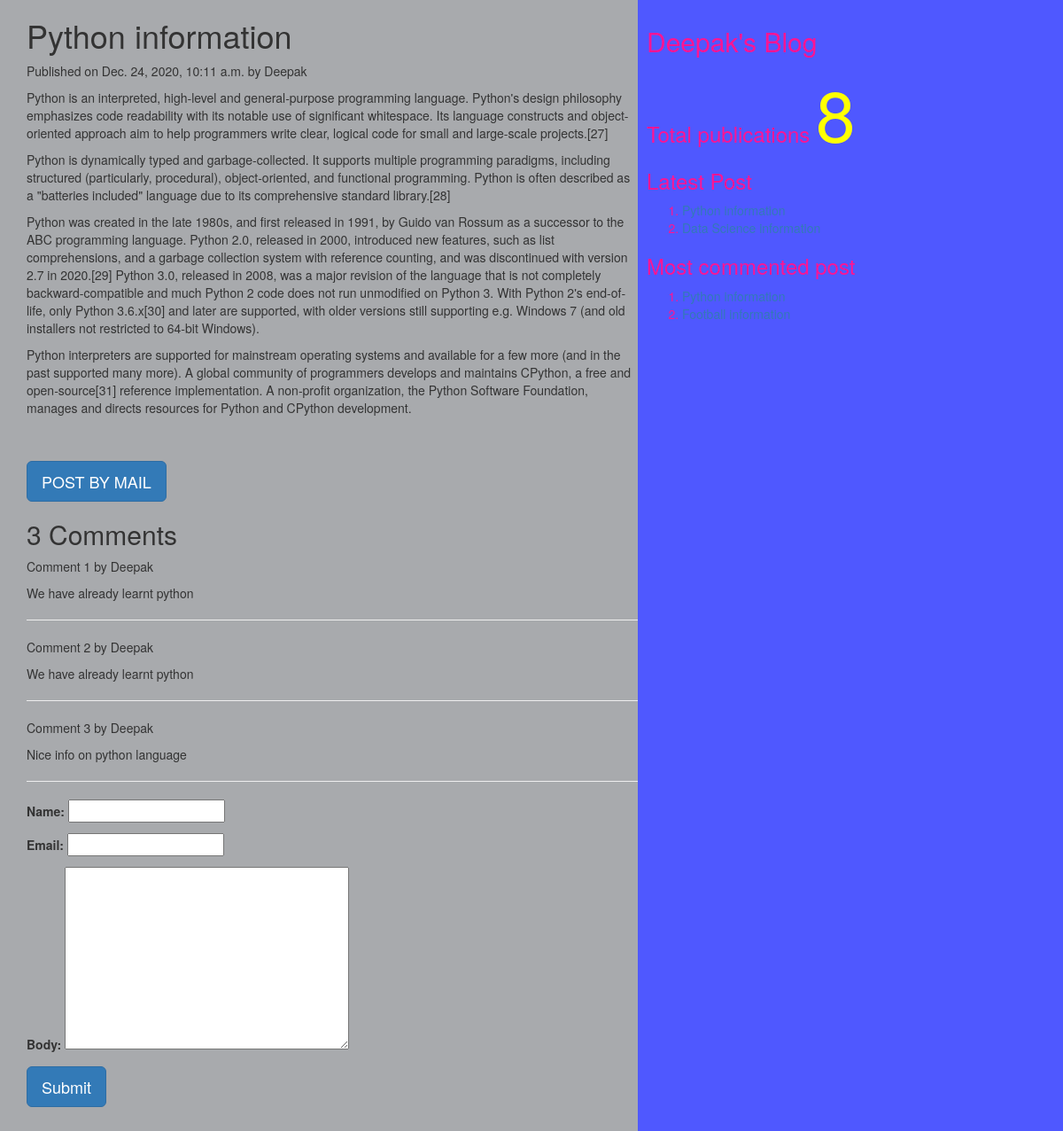
/2020/12/24/python-information/, run on the app's committed database.
### myApp/models.py (models this page shows, shortened)
class Post(models.Model):
          tags = TaggableManager()
          STATUS_CHOICES=(('draft','Draft'),('published','Published'))
          title=models.CharField(max_length=256)
          slug=models.SlugField(max_length=264,unique_for_date='publish')
          author=models.ForeignKey(User,related_name='blog_posts',on_delete= models.CASCADE)
          body=models.TextField()
          publish=models.DateTimeField(default=timezone.now)
          created=models.DateTimeField(auto_now_add=True)
          updated=models.DateTimeField(auto_now=True)
          status= models.CharField(max_length=10,choices=STATUS_CHOICES,default='draft')
          objects=CustomManager()
          class Meta:
                ordering=('-publish',)
          def get_absolute_url(self):
                return reverse('post_detail',args=[self.publish.year,self.publish.strftime('%m'),self.publish.strftime('%d'),self.slug])

class Comment(models.Model):
    post=models.ForeignKey(Post,related_name="comments",on_delete=models.CASCADE)
    email=models.EmailField()
    name = models.CharField(max_length=50)
    body=models.TextField()
    created=models.DateTimeField(auto_now_add=True)
    updated=models.DateTimeField(auto_now=True)
    active=models.BooleanField(default=True)
    class Meta:
        ordering=('created',)

### myApp/views.py (the view, shortened to what this page needs)
# urls.py: url(r'(?P<year>\d{4})/(?P<month>\d{2})/(?P<day>\d{2})/(?P<post>[-\w]+)/$',views.post_detail_view,name='post_detail'),
def post_detail_view(request,year,month,day,post):
    post=get_object_or_404(Post,slug=post,publish__year=year,publish__month=month,publish__day=day)
    comments=post.comments.filter(active=True)
    csubmit=False
    form=CommentForm()
    d={'post':post,'form':form,'csubmit':csubmit,'comments':comments}
    return render(request,'myApp/post_detail.html',d)

### myApp/forms.py
class CommentForm(forms.ModelForm):
    class Meta:
        model=Comment
        fields=('name','email','body')

### myApp/models.py (called while the page is built)
    def get_queryset(self):
        return super().get_queryset().filter(status='published')

### myApp/templatetags/mytags.py (called while the page is built)
@register.simple_tag
def total_posts():
    return Post.objects.count()

@register.inclusion_tag('myApp/latest_post.html')
def show_latest_posts(count=3):
    latest_posts = Post.objects.order_by('-publish')[:count]
    return {'latest_posts':latest_posts}

@register.simple_tag
def get_most_commented_posts(count=2):
    return Post.objects.annotate(total_comments=Count('comments')).order_by('-total_comments')[:count]

### templates/myApp/post_detail.html (shortened to what this page needs)
<html>
    {%extends 'myApp/parent.html'%}
        {%block content_block%}
        <h1>{{post.title}}</h1>
        <p>Published on {{post.publish}} by {{post.author|title}}</p>
        {{post.body|linebreaks}} <br><br>
        <a href="/{{post.id}}/share" class="btn btn-lg btn-primary">POST BY MAIL</a>
        {%with comments.count as comments_count%}
        <h2>{{comments_count}} Comment{{comments_count|pluralize}}</h2>
        {%endwith%}
        {%if comments%}
         {%for c in comments%}
         <p>Comment {{forloop.counter}} by {{c.name}}</p>
        <div>{{c.body|linebreaks}}</div>
        <hr>
        {%endfor%}
        {%else%}
         <p style="color:blue;font-size:30px;font-style:bold;border-bottom:1px red solid;">There are no comments</p>
        {%endif%}
         {%if csubmit%}
         <h2>Thank you..Your comment has been added successfully!!</h2>
         {%else%}
         <form  method="post">
           {{form.as_p}}
           <input type="submit" class='btn btn-lg btn-primary' value="Submit">
         </form>
         {%endif%}
        {%endblock%}

### templates/myApp/parent.html (shortened to what this page needs)
<html>
{%load mytags%}
    <head>
        <link rel="stylesheet" href="https://maxcdn.bootstrapcdn.com/bootstrap/3.3.7/css/bootstrap.min.css">
    </head>
    <body>
        <div class="content" style="width:60%;float:left;background-color:#a8aaad;height:300%;padding:0 0 0 30px">
              {%block content_block%}
              {%endblock%}
        </div>
        <div class="sidebar" style="width:40%;float:right;background-color:#4f58ff;color: deeppink;height:300%;padding:10px;">
            <h2>Deepak's Blog</h2>
            <h3>Total publications
              <span style="color:yellow;font-size:80px">
              {%total_posts%}</span>
              <h3>Latest Post</h3>
              {%show_latest_posts 2%}
              <h3>Most commented post</h3>
              {%get_most_commented_posts as m%}
              <ol>
                {%for post in m%}
                <li><a href="{{post.get_absolute_url}}">{{post.title}}</a></li>
                {%endfor%}
              </ol>
            </h3>
        </div>
    </body>
</html>

### templates/myApp/latest_post.html
<!DOCTYPE html>
<html lang="en" dir="ltr">
  <body>
    <ol>
    {%for post in latest_posts%}
    <li><a href="{{post.get_absolute_url}}">{{post.title}}</a></li>
    {%endfor%}
  </ol>
  </body>
</html>

### data on the page
Post: title "Python information", publish "Dec. 24, 2020, 10:11 a.m.", author "Deepak", body "Python is an interpreted, high-level and general-purpose programming language. Python's design philosophy emphasizes code readability with its notable use of significant whitespace. Its language constructs and object-oriented approach aim to help programmers write clear, logical code for small and large-scale projects.[27] Python is dynamically typed and garbage-collected. It supports multiple programming paradigms, including structured (particularly, procedural), object-oriented, and functional programming. Python is often described as a \"batteries included\" language due to its comprehensive standard library.[28] Python was created in the late 1980s, and first released in 1991, by Guido…"
Comment: name "Deepak", body "We have already learnt python"
Comment: name "Deepak", body "We have already learnt python"
Comment: name "Deepak", body "Nice info on python language"

### other printed values
{{ comments_count }} "3"
